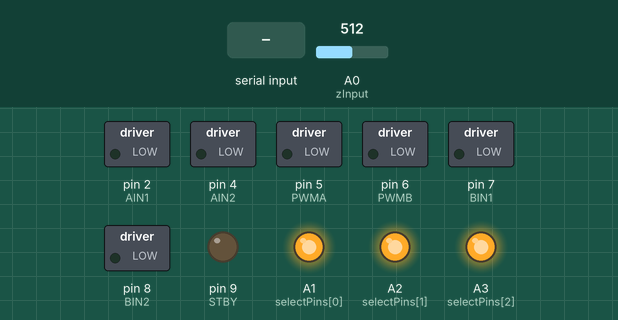
Recording of a sketch running on a simulated Arduino Mega 2560, built with avr-gcc and run on an emulated ATmega2560. On the bench: switched loads named in the sketch (green lamp = pin HIGH), output pins drawn as LEDs (lit = HIGH). Dashed ring = blinking. Inputs (shaded band) come from the test bench; at power-on: A0 (zInput) = 512. What the sketch prints to the serial monitor is not drawn.

Above: at 12.4 s.
12.5 s: "s90\n" received over the second serial link
At 13.32 s:
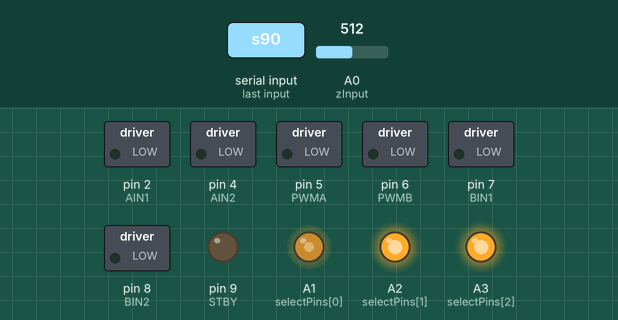
15.5 s: A0 (zInput) set to 269
18.5 s: A0 (zInput) set to 248
At 18.96 s:
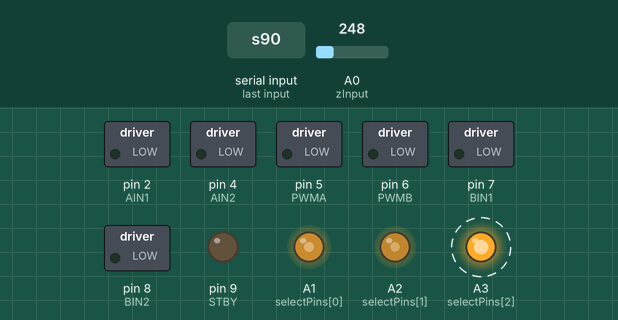
21.5 s: "g" received over the second serial link
At 22.76 s:
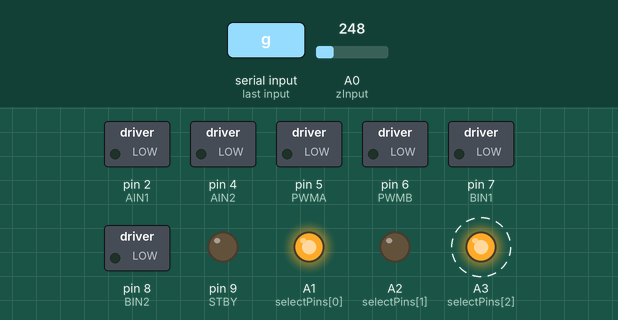
24.5 s: "d" received over the second serial link
At 25.06 s:
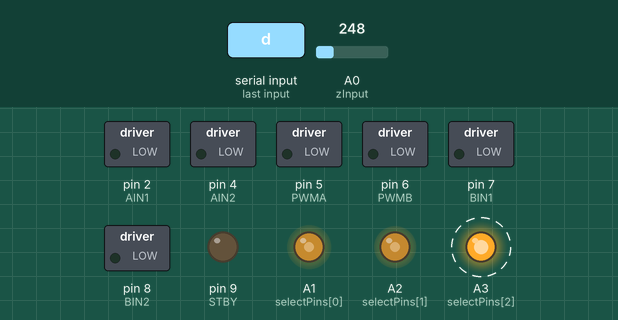
27.5 s: "90,45\n" received over the second serial link
Timing chart, 0 to 78.0 s (numbered marks = the images above; inputs shaded):
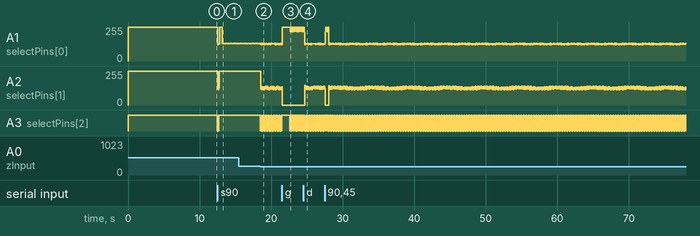

Measured:
- the behaviour switches between 258 and 257 on A0 (zInput) (found by bisection; images 1 and 2)
- after the input at 12.5 s, A3 (selectPins[2]): alternates HIGH for 0.01 s and LOW for 0.01 s, 20 changes in all, then stays HIGH, starting at once
- after the input at 18.5 s, A3 (selectPins[2]): alternates HIGH for 0.01 s and LOW for 0.01 s, starting at once
- after the input at 21.5 s, A3 (selectPins[2]): alternates HIGH for 0.14 s and LOW for 0.01 s, starting after 1.1 s
- after the input at 24.5 s, A3 (selectPins[2]): alternates HIGH for 0.01 s and LOW for 0.01 s, starting after 0.17 s

The sketch:

LineFollower.ino
```cpp
/*
 * Time variables
 */
unsigned long oldTime;
unsigned long currentTime;
unsigned long deltaTime;


/*
 * Control flags
 */
bool _startFlag = false;
bool _isError = false;
bool _isDebug = false;

void setup() {
/*
 * Initialize serial ports
 */
  Serial1.begin(9600);  // Initialize the BT serial port
  Serial.begin(9600);   // Initialize the serial port

  MultiplexerInitialize();
  MotorsInitialize();
  SetupQtr();

  currentTime= millis();
}

void loop() {
/*
 * Calculate delta time
 */
  oldTime = currentTime;
  currentTime = millis();
  deltaTime = currentTime - oldTime;

  comunicationLoop();

  if(_startFlag){
    raceControl();
    if(!_isError)
      setMotorSpeeds();
  }

  if(_isError)
    stop();
}
```

Controllers.ino
```cpp
char _commandCharacter;
void comunicationLoop(){
  if (Serial1.available()) {
    _commandCharacter = Serial1.read();
    switch(_commandCharacter){
      case 's':
        startRaceFunction();
        break;
      case 'k':
        kProviderBack = Serial1.parseInt();
        break;
      case 'l':
        kProviderFront = Serial1.parseInt();
        break;
      case 'e':
        _isError = true;
        break;
      case 'a':
        minSpeed = Serial1.parseInt();
        break;
      case 'b':
         maxSpeed = Serial1.parseInt();
        break;
      case 'x':
        errorMax = Serial1.parseInt();
        break;
      case 'g':
        alpha = Serial1.parseInt();
      case 'd':
        if(_isDebug)
          _isDebug = false;
        else
          _isDebug = true;
        break;
      default:
        break;
    }
    printConfiguration();
  }

  if(_isDebug && _startFlag && !_isError){
    printSensorValues();
    printSpeedValues();
    Serial.println();
  }
}

void startRaceFunction(){
  sensorsCalibration();
  _startFlag = true;
  _isError = false;
}

void printConfiguration(){
  Serial1.print("maxSpeed: ");
  Serial1.print(maxSpeed);
  Serial1.print(" minSpeed: ");
  Serial1.print(minSpeed);
  Serial1.print(" kProviderBack: ");
  Serial1.print(kProviderBack);
  Serial1.print(" kProviderFront: ");
  Serial1.print(kProviderFront);
  Serial1.print(" errorMax: ");
  Serial1.print(errorMax);
  Serial1.print(" alpha: ");
  Serial1.print(alpha);
  Serial1.println();
}

int eFunctionFront(){
  if(frontSensors[0] &&frontSensors[1])
    return 0;
  else if (!frontSensors[0])
    return -1;
  return 1;
}

int eFunctionBack(){
  for( int k = 0; k < 3;k++){
    if(backSensors[k])
      return 3-k;
    else if(backSensors[5-k])
      return k-3;
  }
  return 0;
}

int _prevE =0;
int _du, _e,_k;
int _countError = 0;
void raceControl(){

  getFrontSensorsValues();

  //both front sensors returned black colors
  if(!frontSensors[0] && !frontSensors[1]){

    getBackSensorsValues();
    _e = eFunctionBack();

    if(_e == 0){
       _countError++;
      _e = _prevE;
    }else{
      _countError = 0;
      _prevE = _e;
    }
    _k = kProviderBack;
  }else{
    _countError = 0;
    _e = eFunctionFront();
    _k = kProviderFront;
  }

  if(_countError > errorMax)
    _isError = true;

  _du = _k * _e;

  accelerationMotorA =_du ;
  accelerationMotorB =  -_du;
}
```

Motors.ino
```cpp
/*
 * Pins configuration
 */
const int STBY = 9; //standby
const int PWMA = 5; //Speed control
const int AIN1 = 2; //Direction
const int AIN2 = 4; //Direction
const int PWMB = 6; //Speed control
const int BIN1 = 7; //Direction
const int BIN2 = 8; //Direction

/*
 * Algorithm values
 */
int motorASpeed;
bool motorADirection;
int motorBSpeed;
bool motorBDirection;

float motorASpeedFloat;
float motorBSpeedFloat;


float accelerationA = 255;


void MotorsInitialize(){
 /*
 * Initialize motors ports
 */
  pinMode(STBY, OUTPUT);
  pinMode(PWMA, OUTPUT);
  pinMode(AIN1, OUTPUT);
  pinMode(AIN2, OUTPUT);
  pinMode(PWMB, OUTPUT);
  pinMode(BIN1, OUTPUT);
  pinMode(BIN2, OUTPUT);

  motorADirection =1;
  motorBDirection =1;

  motorASpeedFloat=maxSpeed;
  motorBSpeedFloat=maxSpeed;
}


float backToDefault(int motor){
  int speed =  accelerationA;
  if(speed < maxSpeed){
    speed += alpha*(float)deltaTime;
    return speed;
  }
  return maxSpeed;
}

void setMotorSpeeds(){

  if(accelerationMotorA == 0 && accelerationMotorB==0){
    motorASpeedFloat=backToDefault(0);
    motorBSpeedFloat=backToDefault(1);
  }else{
    motorASpeedFloat += ((float)accelerationMotorA * (float)deltaTime * 0.001);
    motorBSpeedFloat += ((float)accelerationMotorB * (float)deltaTime *0.001);
  }

  accelerationA = (motorASpeedFloat +motorBSpeedFloat)*0.5;

  if(motorASpeedFloat < minSpeed)
    motorASpeedFloat=minSpeed;
  else if(motorASpeedFloat > maxSpeed)
    motorASpeedFloat=maxSpeed;


  if(motorBSpeedFloat < minSpeed)
    motorBSpeedFloat=minSpeed;
  else if(motorBSpeedFloat > maxSpeed)
    motorBSpeedFloat=maxSpeed;

  //move(1, (int)motorASpeedFloat, motorADirection);
  //move(0, (int)motorBSpeedFloat, motorBDirection);
}


void move(int motor, int speed, bool direction) {
  //Move specific motor at speed and direction
  //motor: 0 for A 1 for B
  //speed: 0 is off, and 255 is full speed
  //direction: 0 clockwise, 1 counter-clockwise

  digitalWrite(STBY, HIGH); //disable standby

  boolean inPin1 = LOW;
  boolean inPin2 = HIGH;

  if (direction == 1) {
    inPin1 = HIGH;
    inPin2 = LOW;
  }

  if (motor == 0) {
    digitalWrite(AIN1, inPin1);
    digitalWrite(AIN2, inPin2);
    analogWrite(PWMA, speed);
  } else {
    digitalWrite(BIN1, inPin1);
    digitalWrite(BIN2, inPin2);
    analogWrite(PWMB, speed);
  }
}

void stop() {
  //enable standby
  digitalWrite(STBY, LOW);
}

void printSpeedValues(){
    Serial.print(" motorASpeedFloat: ");
    Serial.print(motorASpeedFloat);
    Serial.print(" motorBSpeedFloat: ");
    Serial.print(motorBSpeedFloat);
    Serial.print(" accelerationMotorA: ");
    Serial.print(accelerationMotorA);
    Serial.print(" accelerationMotorB: ");
    Serial.print(accelerationMotorB);
    Serial.print("\t");
   // Serial.println();
}
```

Sensors.ino
```cpp
#include <QTRSensors.h>

/*
 * Pins configuration
 */
const int selectPins[3] = {A1, A2, A3};
const int zInput = A0;

/*
 * Algorithm values
 */
int lineColor;
int bgColor;
int errorColor;

float frontColor0 = 0;
float frontColor1 = 0;

QTRSensorsAnalog qtr((unsigned char[]) {
  A0
}, 1);


void SetupQtr(){
  for (int i = 0; i < 250; i++)
  {
    qtr.calibrate();
    delay(20);
  }
}

void MultiplexerInitialize(){
  for (int i = 0; i < 3; i++)
  {
    pinMode(selectPins[i], OUTPUT);
    digitalWrite(selectPins[i], HIGH);
  }
  pinMode(zInput, INPUT); // Set up Z as an input
}

void sensorsCalibration(){

  int _lineColorsAcum =0, _bgColorAcum =0;

  for (int i = 0; i < 10; i++){
    getFrontSensorsValues();
    getBackSensorsValues();
    _lineColorsAcum =  (_lineColorsAcum + frontSensorsOutputs[0]+frontSensorsOutputs[1]);
    _bgColorAcum = (_bgColorAcum + backSensorsOutputs[0]+backSensorsOutputs[1] + backSensorsOutputs[4]+backSensorsOutputs[5]);
  }

  bgColor = _bgColorAcum*0.025;
  lineColor = _lineColorsAcum*0.05;


  if(  lineColor > bgColor)
    errorColor=0.20*lineColor;
  else
    errorColor=0.50*lineColor;


  for (int i = 0; i < 10; i++){
    getFrontSensorsValues();

    frontColor0 = frontColor0 +frontSensorsOutputs[0];
    frontColor1 = frontColor1 +frontSensorsOutputs[1];
  }
  frontColor0 = frontColor0 * 0.1;
  frontColor1 = frontColor1 * 0.1;
}

void getFrontSensorsValues(){
  frontSensorsOutputs[0] =getSensorOutput(6);
  frontSensorsOutputs[1] =getSensorOutput(7);

  frontSensors[0] = getSensorStatus(frontSensorsOutputs[0],frontColor0);
  frontSensors[1] = getSensorStatus(frontSensorsOutputs[1],frontColor1);
}

void getBackSensorsValues(){
  for (byte sensor = 0; sensor < 6; sensor++)
    backSensorsOutputs[sensor] = getSensorOutput(sensor);

  for (byte sensor = 0; sensor < 6; sensor++)
    backSensors[sensor] = getSensorStatus(backSensorsOutputs[sensor],lineColor);
}

bool getSensorStatus(unsigned int value,unsigned int centralValue){
  if(value > centralValue-errorColor && value < centralValue+errorColor)
    return 1;
  return 0;
}

void selectMuxPin(byte pin){
  for (int i = 0; i < 3; i++)
  {
    if (pin & (1 << i))
      digitalWrite(selectPins[i], HIGH);
    else
      digitalWrite(selectPins[i], LOW);
  }
}

unsigned int _sensorTemp[1];
unsigned int getSensorOutput(byte pin){
  selectMuxPin(pin);
  qtr.read(_sensorTemp);
  return _sensorTemp[0];
}

void printSensorValues(){
  Serial.print("f: ");
  for (int k =0; k < 2; k++){
    Serial.print(frontSensors[k]);
    Serial.print(" ");
  }
  Serial.print("b: ");
  for (int k =0; k <6;k++){
    Serial.print(backSensors[k]);
    Serial.print(" ");
  }
  Serial.print(" front0 ");
  Serial.print(frontSensorsOutputs[0]);
  Serial.print(" front1 ");
  Serial.print(frontSensorsOutputs[1]);
  Serial.print("\t");
}
```

Configuration.ino
```cpp
/*
 * Robot configuration parameters
 */
int kProviderFront = 50;
int kProviderBack = 300;
int errorMax = 200;
int maxSpeed = 180; //max value is 255
int minSpeed = 10;
float alpha = 5;


/*
 * Algorithm values
 */

unsigned int frontSensorsOutputs[2];
unsigned int backSensorsOutputs[6];
bool frontSensors[2];
bool backSensors[6];
float accelerationMotorA;
float accelerationMotorB;
```
